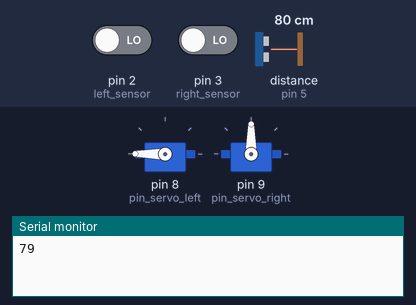
Bench run of a sketch on a simulated Arduino Uno, built with avr-gcc and run on an emulated ATmega328P. Shown: 2 × servo, the last lines printed to the serial monitor. Wiring (inferred from the names in the program): ultrasonic range finder: trigger pin 4; echo pin 5. The inputs (shaded band) are chosen by the test bench; at power-on: pin 2 (left_sensor) LOW, pin 3 (right_sensor) LOW, distance to the obstacle (sensor on pin 5) 80 cm. The echo pulse lasts 58.3 µs per cm.

Above: at 1.2 s.
1.3 s: pin 2 (left_sensor) driven HIGH
At 2.8 s:
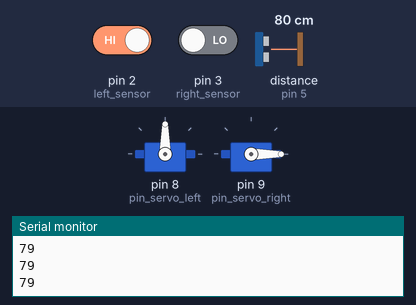
4.0 s: pin 2 (left_sensor) driven LOW
At 4.8 s:
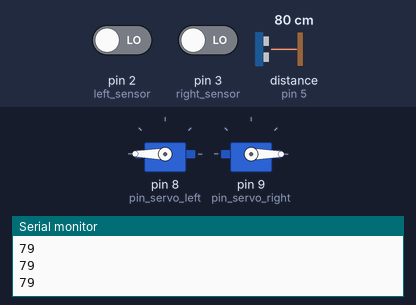
7.0 s: pin 3 (right_sensor) driven HIGH
Timing chart, 0 to 10.0 s (numbered marks = the images above; inputs shaded):
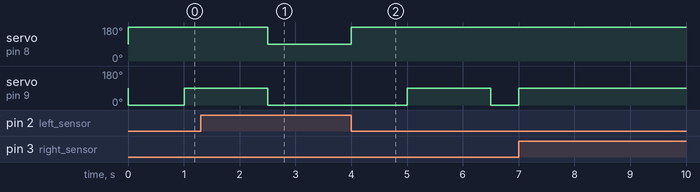

Measured:
- after the input at 1.3 s, servo on pin 8 (pin_servo_left): 180° → 90° after 1.2 s
- after the input at 4.0 s, servo on pin 8 (pin_servo_left): 90° → 180° at once; servo on pin 9 (pin_servo_right): 0° → 90° after 1.0 s, → 0° 1.5 s later

The sketch:

Ejercicio7.3.ino
```cpp
/**
 * (Esquiva7.3) Actividad 7.3: Esquivar obstáculos (0,3 puntos)
 *********************************************************
 * GRUPO 5:
 *    -Martín Cancio Barrera  UO287561
 *    -Olga Alonso Grela      UO288066
 *    -Pablo Pérez Saavedra   UO288816
 *********************************************************
 */
#include <Servo.h>

Servo servoLeft;
Servo servoRight;

int LINE = HIGH;
int NO_LINE = LOW;

int pin_servo_left = 8;
int pin_servo_right = 9;

int left_sensor = 2;
int right_sensor = 3;

int trigger = 4;
int echo = 5;

int LEFT_FORWARD = 180;
int RIGHT_FORWARD = 0;
int STOP = 90;
int LEFT_BACKWARD = 0;
int RIGHT_BACKWARD = 180;

bool line = false;
int initial_millis;
int actual_millis;

void setup() {
  servoLeft.attach(pin_servo_left);
  servoRight.attach(pin_servo_right);

  pinMode(left_sensor, INPUT);
  pinMode(right_sensor, INPUT);

  pinMode(trigger, OUTPUT);
  pinMode(echo, INPUT);

  Serial.begin(9600);
}

void loop() {
  int cm = ping(trigger, echo);
  Serial.println(cm);
  if (cm <= 10) {

    dodge();
  } if (digitalRead(left_sensor) == LINE && digitalRead(right_sensor) == LINE) {
    forward();
  } if (digitalRead(left_sensor) == NO_LINE && digitalRead(right_sensor) == NO_LINE) {
    line = false;
    search_line();
  } if (digitalRead(left_sensor) == LINE && digitalRead(right_sensor) == NO_LINE) {
    turn_left(RIGHT_FORWARD);
  } if (digitalRead(left_sensor) == NO_LINE && digitalRead(right_sensor) == LINE) {
    turn_right(LEFT_FORWARD);
  }

}

void dodge() {
  turn_left_90();
  forward();
  delay(300);
  turn_right_90();
  forward();
  delay(300);
  turn_right_90();
  while(digitalRead(left_sensor) == NO_LINE && digitalRead(right_sensor) == NO_LINE){
    forward();
  }
  if(digitalRead(left_sensor) == LINE && digitalRead(right_sensor) == LINE){
   turn_left_90();
  }
}

int ping(int trigger_pin, int echo_pin) {
  long duration, distance_cm;

  digitalWrite(trigger_pin, LOW);
  delayMicroseconds(4);
  digitalWrite(trigger_pin, HIGH);
  delayMicroseconds(10);
  digitalWrite(trigger_pin, LOW);

  duration = pulseIn(echo_pin, HIGH);

  distance_cm = duration * 10 / 292 / 2;
  return distance_cm;
}

void search_line() {
  int timer = 1000;
  while (!line) {
    initial_millis = millis();
    actual_millis = millis();
    while (actual_millis - initial_millis < timer && !line) {
      servoLeft.write(LEFT_FORWARD);
      servoRight.write(RIGHT_FORWARD);
      actual_millis = millis();

      if (digitalRead(left_sensor) == LINE || digitalRead(right_sensor) == LINE) {
        line = true;
      }
    }
    if (!line) {
      timer = timer + 500;
      turn_right_90();
    }
  }
}

void turn_right_90() {
  turn_right(LEFT_FORWARD);
  delay(1500);
  stop();
}

void turn_right_45() {
  turn_right(LEFT_FORWARD);
  delay(750);
  stop();
}

void turn_left_90() {
  turn_left(RIGHT_FORWARD);
  delay(1500);
  stop();
}

void forward() {
  servoRight.write(RIGHT_FORWARD);
  servoLeft.write(LEFT_FORWARD);
}

void stop() {
  servoRight.write(STOP);
  servoLeft.write(STOP);
}

void turn_left(int turn) {
  servoRight.write(turn);
  servoLeft.write(STOP);
}

void turn_right(int turn) {
  servoRight.write(STOP);
  servoLeft.write(turn);
}
```
